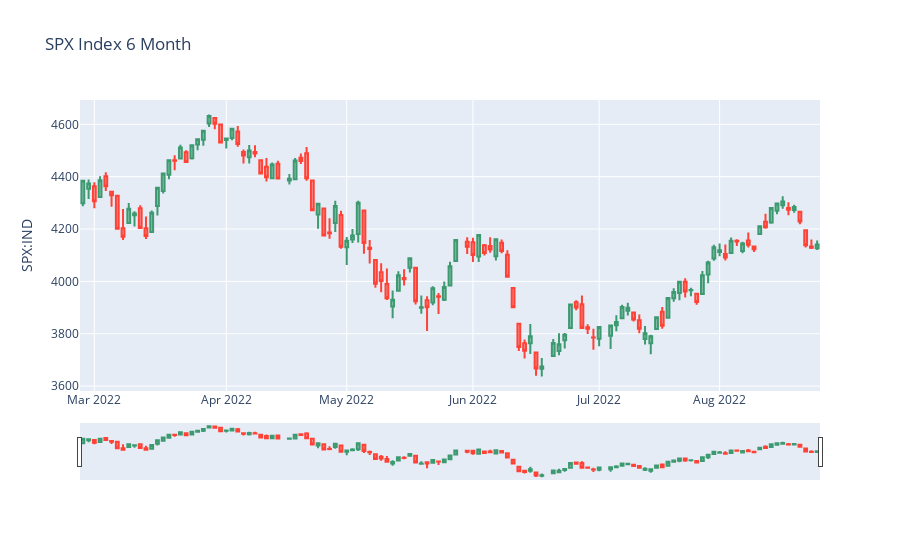

This figure's notebook cell:
### Markdown cell above
#### Grafico de vela

### Code cell
fig = go.Figure(data=[go.Candlestick(x=df.index,
                open=df['OPEN'],
                high=df['HIGH'],
                low=df['LOW'],
                close=df['PX_LAST'])])
fig.update_layout(
    title='SPX Index 6 Month',
    yaxis_title='SPX:IND',
)
fig.update_xaxes(
        rangeslider_visible=True,
        rangebreaks=[
            dict(bounds=["sat", "mon"]),  # hide weekends, eg. hide sat to before mon
        ]
)
fig.show()
